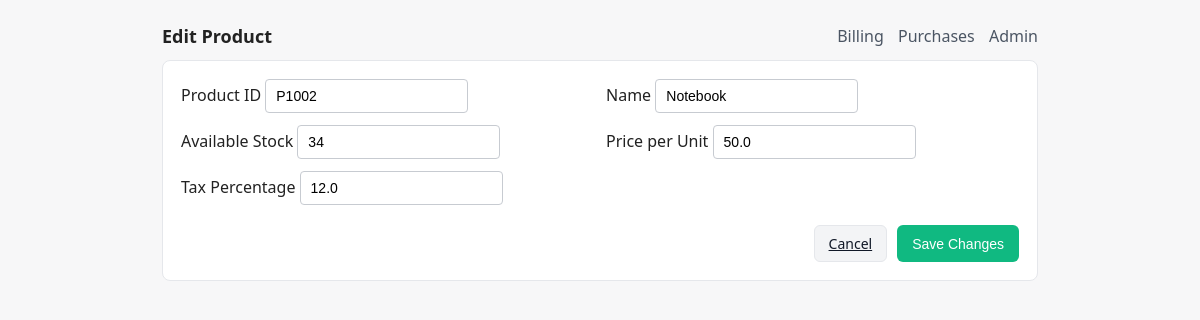
Screenshot of /admin/products/2/edit with the database file from the repository.
### models.py (models this page shows, shortened)
class Product(Base):
    __tablename__ = "products"
    id = Column(Integer, primary_key=True)
    product_id = Column(String, unique=True, index=True, nullable=False)
    name = Column(String, nullable=False)
    available_stock = Column(Integer, default=0)
    price_per_unit = Column(Float, nullable=False)
    tax_percentage = Column(Float, default=0.0)

### app.py (the view)
@app.get("/admin/products/{id}/edit", response_class=HTMLResponse)
def admin_products_edit_form(id: int, request: Request, db: Session = Depends(get_db)):
    product = db.query(Product).get(id)
    if not product:
        return HTMLResponse("Product not found", status_code=404)
    return templates.TemplateResponse(
        "admin_product_form.html",
        {"request": request, "mode": "edit", "product": product}
    )

### templates/admin_product_form.html (shortened to what this page needs)
{% extends "base.html" %}
{% block heading %}{{ 'Edit' if mode=='edit' else 'New' }} Product{% endblock %}
{% block content %}
<form method="post" action="">
  <div class="grid-2">
    <label>Product ID <input class="input" name="product_id" value="{{ (product.product_id if product else '') }}"></label>
    <label>Name <input class="input" name="name" value="{{ (product.name if product else '') }}"></label>
    <label>Available Stock <input type="number" step="1" min="0" class="input" name="available_stock" value="{{ (product.available_stock if product else 0) }}"></label>
    <label>Price per Unit <input type="number" step="0.01" min="0" class="input" name="price_per_unit" value="{{ (product.price_per_unit if product else 0) }}"></label>
    <label>Tax Percentage <input type="number" step="0.01" min="0" class="input" name="tax_percentage" value="{{ (product.tax_percentage if product else 0) }}"></label>
  </div>
  <div class="actions">
    <a class="btn btn-light" href="/admin/products">Cancel</a>
    <button class="btn btn-primary" type="submit">{{ 'Save Changes' if mode=='edit' else 'Create' }}</button>
  </div>
</form>
{% endblock %}

### static/styles.css (style rules this page uses)
* { box-sizing: border-box; }
body { font-family: system-ui, -apple-system, Segoe UI, Roboto, Arial, sans-serif; color:#222; background:#f7f7f8; }
.input { border:1px solid #c7cbd1; border-radius:4px; padding:8px 10px; font-size:14px; }
.grid-2 { display:grid; grid-template-columns: 1fr 1fr; gap:12px; }
.actions { display:flex; gap:10px; justify-content:flex-end; margin-top:20px; }
.btn { border:1px solid transparent; padding:8px 14px; border-radius:6px; cursor:pointer; font-size:14px; }
.btn-primary { background:#10b981; color:#fff; }
.btn-light { background:#f3f4f6; color:#111827; border-color:#e5e7eb; }

### rows the page displays
Product: product_id "P1002", name "Notebook", available_stock "34", price_per_unit "50.0", tax_percentage "12.0"

### other values shown
{{ 'Edit' if mode=='edit' else 'New' }} "Edit"
{{ 'Save Changes' if mode=='edit' else 'Create' }} "Save Changes"
